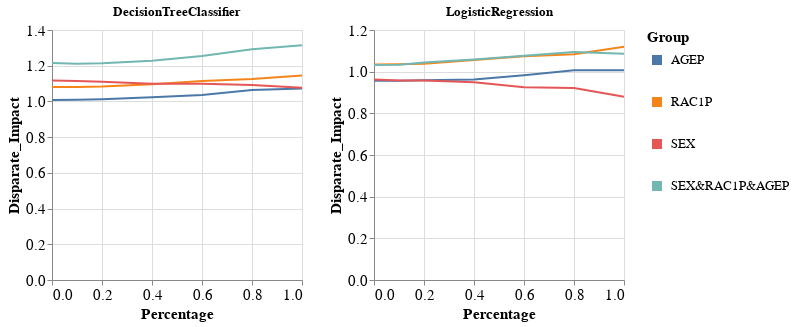

Write notebook code for a chart like this one.
### Code cell
visualizer.create_groups_grid_pct_lines_per_model_plot(group_metric='Disparate_Impact',
                                                       target_preprocessing_technique=PREPROCESSING_TECHNIQUES[0],
                                                       model_names=MODEL_NAMES[:2])

### Figure 1 — Vega-Lite specification as saved in the notebook (floating-point values rounded to 4 significant figures)
{"config": {"view": {"continuousWidth": 400, "continuousHeight": 300}, "axis": {"labelFontSize": 15, "titleFontSize": 15}, "legend": {"labelFontSize": 13, "symbolStrokeWidth": 10, "titleFontSize": 15}}, "vconcat": [{"hconcat": [{"mark": "line", "encoding": {"color": {"field": "Group", "type": "nominal"}, "x": {"field": "Percentage", "type": "quantitative"}, "y": {"field": "Metric_Value", "title": "Disparate_Impact", "type": "quantitative"}}, "height": 250, "title": "DecisionTreeClassifier", "width": 250}, {"data": {"name": "data-199f36757b2f76461bc55a3a8d7d406c"}, "mark": "line", "encoding": {"color": {"field": "Group", "type": "nominal"}, "x": {"field": "Percentage", "type": "quantitative"}, "y": {"field": "Metric_Value", "title": "Disparate_Impact", "type": "quantitative"}}, "height": 250, "title": "LogisticRegression", "width": 250}]}], "data": {"name": "data-da896e51fd2f7c66858a72775d65387b"}, "$schema": "https://vega.github.io/schema/vega-lite/v4.17.0.json", "datasets": {"data-da896e51fd2f7c66858a72775d65387b": [{"Model_Name": "DecisionTreeClassifier", "Metric": "Disparate_Impact", "Group": "AGEP", "Metric_Value": 1.008, "Percentage": 0.0}, {"Model_Name": "DecisionTreeClassifier", "Metric": "Disparate_Impact", "Group": "RAC1P", "Metric_Value": 1.081, "Percentage": 0.0}, {"Model_Name": "DecisionTreeClassifier", "Metric": "Disparate_Impact", "Group": "SEX", "Metric_Value": 1.117, "Percentage": 0.0}, {"Model_Name": "DecisionTreeClassifier", "Metric": "Disparate_Impact", "Group": "SEX&RAC1P&AGEP", "Metric_Value": 1.215, "Percentage": 0.0}, {"Model_Name": "DecisionTreeClassifier", "Metric": "Disparate_Impact", "Group": "AGEP", "Metric_Value": 1.009, "Percentage": 0.1}, {"Model_Name": "DecisionTreeClassifier", "Metric": "Disparate_Impact", "Group": "RAC1P", "Metric_Value": 1.081, "Percentage": 0.1}, {"Model_Name": "DecisionTreeClassifier", "Metric": "Disparate_Impact", "Group": "SEX", "Metric_Value": 1.114, "Percentage": 0.1}, {"Model_Name": "DecisionTreeClassifier", "Metric": "Disparate_Impact", "Group": "SEX&RAC1P&AGEP", "Metric_Value": 1.211, "Percentage": 0.1}, {"Model_Name": "DecisionTreeClassifier", "Metric": "Disparate_Impact", "Group": "AGEP", "Metric_Value": 1.012, "Percentage": 0.2}, {"Model_Name": "DecisionTreeClassifier", "Metric": "Disparate_Impact", "Group": "RAC1P", "Metric_Value": 1.084, "Percentage": 0.2}, {"Model_Name": "DecisionTreeClassifier", "Metric": "Disparate_Impact", "Group": "SEX", "Metric_Value": 1.11, "Percentage": 0.2}, {"Model_Name": "DecisionTreeClassifier", "Metric": "Disparate_Impact", "Group": "SEX&RAC1P&AGEP", "Metric_Value": 1.214, "Percentage": 0.2}, {"Model_Name": "DecisionTreeClassifier", "Metric": "Disparate_Impact", "Group": "AGEP", "Metric_Value": 1.023, "Percentage": 0.4}, {"Model_Name": "DecisionTreeClassifier", "Metric": "Disparate_Impact", "Group": "RAC1P", "Metric_Value": 1.096, "Percentage": 0.4}, {"Model_Name": "DecisionTreeClassifier", "Metric": "Disparate_Impact", "Group": "SEX", "Metric_Value": 1.099, "Percentage": 0.4}, {"Model_Name": "DecisionTreeClassifier", "Metric": "Disparate_Impact", "Group": "SEX&RAC1P&AGEP", "Metric_Value": 1.228, "Percentage": 0.4}, {"Model_Name": "DecisionTreeClassifier", "Metric": "Disparate_Impact", "Group": "AGEP", "Metric_Value": 1.036, "Percentage": 0.6}, {"Model_Name": "DecisionTreeClassifier", "Metric": "Disparate_Impact", "Group": "RAC1P", "Metric_Value": 1.115, "Percentage": 0.6}, {"Model_Name": "DecisionTreeClassifier", "Metric": "Disparate_Impact", "Group": "SEX", "Metric_Value": 1.099, "Percentage": 0.6}, {"Model_Name": "DecisionTreeClassifier", "Metric": "Disparate_Impact", "Group": "SEX&RAC1P&AGEP", "Metric_Value": 1.254, "Percentage": 0.6}, {"Model_Name": "DecisionTreeClassifier", "Metric": "Disparate_Impact", "Group": "AGEP", "Metric_Value": 1.064, "Percentage": 0.8}, {"Model_Name": "DecisionTreeClassifier", "Metric": "Disparate_Impact", "Group": "RAC1P", "Metric_Value": 1.125, "Percentage": 0.8}, {"Model_Name": "DecisionTreeClassifier", "Metric": "Disparate_Impact", "Group": "SEX", "Metric_Value": 1.092, "Percentage": 0.8}, {"Model_Name": "DecisionTreeClassifier", "Metric": "Disparate_Impact", "Group": "SEX&RAC1P&AGEP", "Metric_Value": 1.293, "Percentage": 0.8}, {"Model_Name": "DecisionTreeClassifier", "Metric": "Disparate_Impact", "Group": "AGEP", "Metric_Value": 1.072, "Percentage": 1.0}, {"Model_Name": "DecisionTreeClassifier", "Metric": "Disparate_Impact", "Group": "RAC1P", "Metric_Value": 1.145, "Percentage": 1.0}, {"Model_Name": "DecisionTreeClassifier", "Metric": "Disparate_Impact", "Group": "SEX", "Metric_Value": 1.076, "Percentage": 1.0}, {"Model_Name": "DecisionTreeClassifier", "Metric": "Disparate_Impact", "Group": "SEX&RAC1P&AGEP", "Metric_Value": 1.314, "Percentage": 1.0}], "data-199f36757b2f76461bc55a3a8d7d406c": [{"Model_Name": "LogisticRegression", "Metric": "Disparate_Impact", "Group": "AGEP", "Metric_Value": 0.9559, "Percentage": 0.0}, {"Model_Name": "LogisticRegression", "Metric": "Disparate_Impact", "Group": "RAC1P", "Metric_Value": 1.034, "Percentage": 0.0}, {"Model_Name": "LogisticRegression", "Metric": "Disparate_Impact", "Group": "SEX", "Metric_Value": 0.9628, "Percentage": 0.0}, {"Model_Name": "LogisticRegression", "Metric": "Disparate_Impact", "Group": "SEX&RAC1P&AGEP", "Metric_Value": 1.032, "Percentage": 0.0}, {"Model_Name": "LogisticRegression", "Metric": "Disparate_Impact", "Group": "AGEP", "Metric_Value": 0.9569, "Percentage": 0.1}, {"Model_Name": "LogisticRegression", "Metric": "Disparate_Impact", "Group": "RAC1P", "Metric_Value": 1.036, "Percentage": 0.1}, {"Model_Name": "LogisticRegression", "Metric": "Disparate_Impact", "Group": "SEX", "Metric_Value": 0.9573, "Percentage": 0.1}, {"Model_Name": "LogisticRegression", "Metric": "Disparate_Impact", "Group": "SEX&RAC1P&AGEP", "Metric_Value": 1.033, "Percentage": 0.1}, {"Model_Name": "LogisticRegression", "Metric": "Disparate_Impact", "Group": "AGEP", "Metric_Value": 0.9593, "Percentage": 0.2}, {"Model_Name": "LogisticRegression", "Metric": "Disparate_Impact", "Group": "RAC1P", "Metric_Value": 1.038, "Percentage": 0.2}, {"Model_Name": "LogisticRegression", "Metric": "Disparate_Impact", "Group": "SEX", "Metric_Value": 0.9571, "Percentage": 0.2}, {"Model_Name": "LogisticRegression", "Metric": "Disparate_Impact", "Group": "SEX&RAC1P&AGEP", "Metric_Value": 1.043, "Percentage": 0.2}, {"Model_Name": "LogisticRegression", "Metric": "Disparate_Impact", "Group": "AGEP", "Metric_Value": 0.9621, "Percentage": 0.4}, {"Model_Name": "LogisticRegression", "Metric": "Disparate_Impact", "Group": "RAC1P", "Metric_Value": 1.056, "Percentage": 0.4}, {"Model_Name": "LogisticRegression", "Metric": "Disparate_Impact", "Group": "SEX", "Metric_Value": 0.9498, "Percentage": 0.4}, {"Model_Name": "LogisticRegression", "Metric": "Disparate_Impact", "Group": "SEX&RAC1P&AGEP", "Metric_Value": 1.059, "Percentage": 0.4}, {"Model_Name": "LogisticRegression", "Metric": "Disparate_Impact", "Group": "AGEP", "Metric_Value": 0.9826, "Percentage": 0.6}, {"Model_Name": "LogisticRegression", "Metric": "Disparate_Impact", "Group": "RAC1P", "Metric_Value": 1.073, "Percentage": 0.6}, {"Model_Name": "LogisticRegression", "Metric": "Disparate_Impact", "Group": "SEX", "Metric_Value": 0.9254, "Percentage": 0.6}, {"Model_Name": "LogisticRegression", "Metric": "Disparate_Impact", "Group": "SEX&RAC1P&AGEP", "Metric_Value": 1.076, "Percentage": 0.6}, {"Model_Name": "LogisticRegression", "Metric": "Disparate_Impact", "Group": "AGEP", "Metric_Value": 1.006, "Percentage": 0.8}, {"Model_Name": "LogisticRegression", "Metric": "Disparate_Impact", "Group": "RAC1P", "Metric_Value": 1.084, "Percentage": 0.8}, {"Model_Name": "LogisticRegression", "Metric": "Disparate_Impact", "Group": "SEX", "Metric_Value": 0.9215, "Percentage": 0.8}, {"Model_Name": "LogisticRegression", "Metric": "Disparate_Impact", "Group": "SEX&RAC1P&AGEP", "Metric_Value": 1.094, "Percentage": 0.8}, {"Model_Name": "LogisticRegression", "Metric": "Disparate_Impact", "Group": "AGEP", "Metric_Value": 1.006, "Percentage": 1.0}, {"Model_Name": "LogisticRegression", "Metric": "Disparate_Impact", "Group": "RAC1P", "Metric_Value": 1.12, "Percentage": 1.0}, {"Model_Name": "LogisticRegression", "Metric": "Disparate_Impact", "Group": "SEX", "Metric_Value": 0.8794, "Percentage": 1.0}, {"Model_Name": "LogisticRegression", "Metric": "Disparate_Impact", "Group": "SEX&RAC1P&AGEP", "Metric_Value": 1.086, "Percentage": 1.0}]}}
